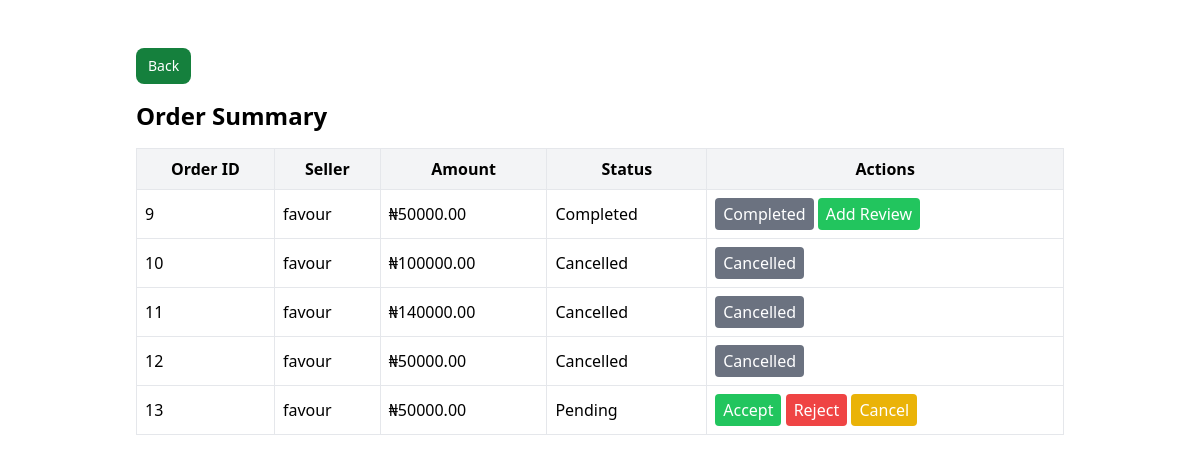
Page /store/order_summary/ (signed in) on the earlier database version.
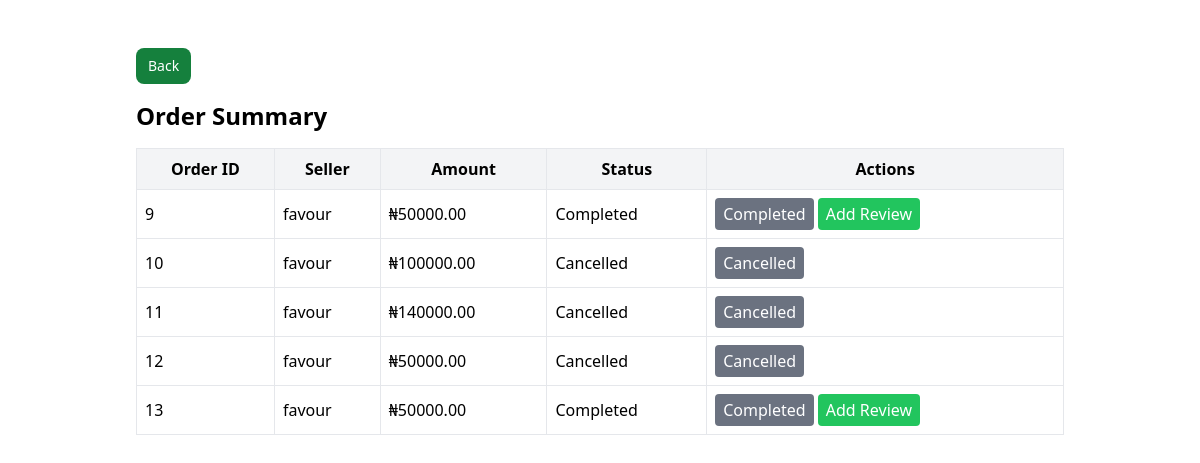
Same page on the later database version.
### Store/models.py (models this page shows, shortened)
class Order(models.Model):
    PENDING = 'pending'
    COMPLETED = 'completed'
    CANCELLED = 'cancelled'
    ORDER_STATUS_CHOICES = [
        (PENDING, 'Pending'),
        (COMPLETED, 'Completed'),
        (CANCELLED, 'Cancelled'),
    ]
    buyer = models.ForeignKey(get_user_model(), related_name='orders_as_buyer', on_delete=models.CASCADE)
    seller = models.ForeignKey(get_user_model(), related_name='orders_as_seller', on_delete=models.CASCADE)
    amount = models.DecimalField(max_digits=10, decimal_places=2)  # Amount of the transaction
    status = models.CharField(max_length=20, choices=ORDER_STATUS_CHOICES, default=PENDING)
    created_at = models.DateTimeField(auto_now_add=True)
    updated_at = models.DateTimeField(auto_now=True)

### User/models.py (models this page shows, shortened)
class Account(AbstractBaseUser, PermissionsMixin):
    email = models.EmailField(unique=True)
    username = models.CharField(max_length=30, unique=True)
    role      = models.CharField(max_length=20, choices=ROLE_CHOICES, default='buyer')
    first_name = models.CharField(max_length=30, blank=True)
    last_name = models.CharField(max_length=30, blank=True)
    last_login	= models.DateTimeField(verbose_name='last login', auto_now=True)
    is_online = models.BooleanField(default=False)
    is_active = models.BooleanField(default=True)
    is_admin = models.BooleanField(default=False)
    is_staff = models.BooleanField(default=False)
    is_buyer = models.BooleanField(default=False)
    USERNAME_FIELD = 'email'
    REQUIRED_FIELDS = ['username',]
    objects = MyAccountManager()

### Store/views.py (the view, shortened to what this page needs)
# urls.py: path('order_summary/', views.order_summary, name='order_summary'),
@login_required
@buyer_required
def order_summary(request):
    orders = Order.objects.filter(buyer=request.user)
    return render(request, "Store/order_summary.html", {"orders": orders})

### Store/templates/Store/order_summary.html (shortened to what this page needs)
{% extends "Store/base.html" %}
{% block content %}
<div class="container mx-auto p-6">
    <a href="{% url 'buyerdashboard' %}" class="inline-flex mb-4 items-center px-3 py-2 text-sm font-medium text-center text-white bg-green-700 rounded-lg hover:bg-green-800 focus:ring-4 focus:outline-none focus:ring-green-300 dark:bg-green-600 dark:hover:bg-green-700 dark:focus:ring-green-800">Back</a>
    <h1 class="text-2xl font-bold mb-4">Order Summary</h1>
    {% if orders %}
        <table class="w-full border-collapse border border-gray-200">
            <thead>
                <tr class="bg-gray-100">
                    <th class="p-2 border">Order ID</th>
                    <th class="p-2 border">Seller</th>
                    <th class="p-2 border">Amount</th>
                    <th class="p-2 border">Status</th>
                    <th class="p-2 border">Actions</th>
                </tr>
            </thead>
            <tbody>
                {% for order in orders %}
                    <tr>
                        <td class="p-2 border">{{ order.id }}</td>
                        <td class="p-2 border">
                            {{ order.seller.username|default:"Seller not available" }}
                        </td>
                        <td class="p-2 border">₦{{ order.amount|floatformat:2 }}</td>
                        <td class="p-2 border">{{ order.get_status_display }}</td>
                        <td class="p-2 border">
                            {% if order.status == order.PENDING %}
                                <form method="POST" action="{% url 'order_summary' %}">
                                    <button name="action" value="accept_delivery" class="bg-green-500 text-white px-2 py-1 rounded">Accept</button>
                                    <button name="action" value="reject_delivery" class="bg-red-500 text-white px-2 py-1 rounded">Reject</button>
                                    <button name="action" value="cancel_order" class="bg-yellow-500 text-white px-2 py-1 rounded">Cancel</button>
                                </form>
                            {% elif order.status == order.COMPLETED %}
                                <button class="bg-gray-500 text-white px-2 py-1 rounded cursor-not-allowed" disabled>Completed</button>
                                <a href="{% url 'index' %}"><button name="action" value="accept_delivery" class="bg-green-500 text-white px-2 py-1 rounded">Add Review</button></a>
                            {% elif order.status == order.CANCELLED %}
                                <button class="bg-gray-500 text-white px-2 py-1 rounded cursor-not-allowed" disabled>Cancelled</button>
                            {% endif %}
                        </td>
                    </tr>
                {% endfor %}
            </tbody>
        </table>
    {% else %}
        <p class="text-center text-gray-600">You have no orders to display.</p>
    {% endif %}
</div>
{% endblock %}

Differences in the rows shown:
changed Order id 13: status "Pending" → "Completed"; status "Accept Reject Cancel" → "Completed Add Review"
